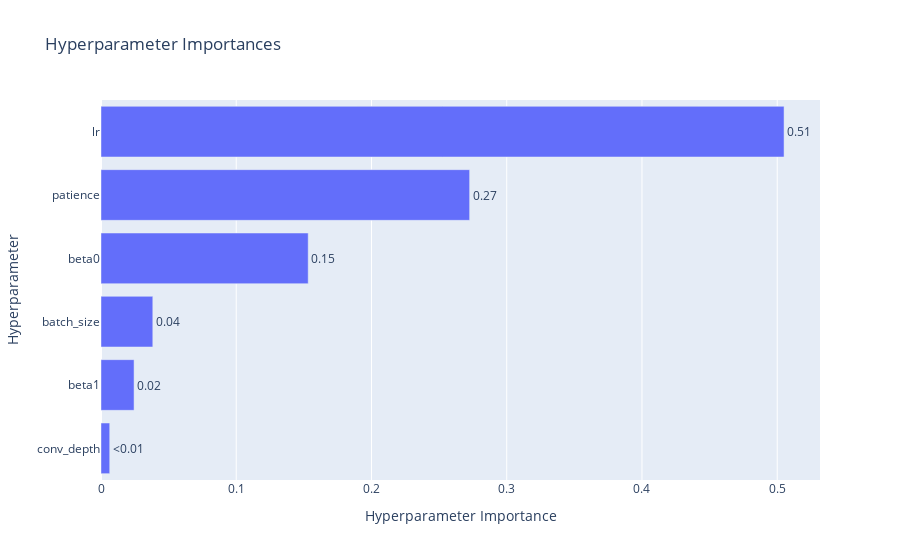
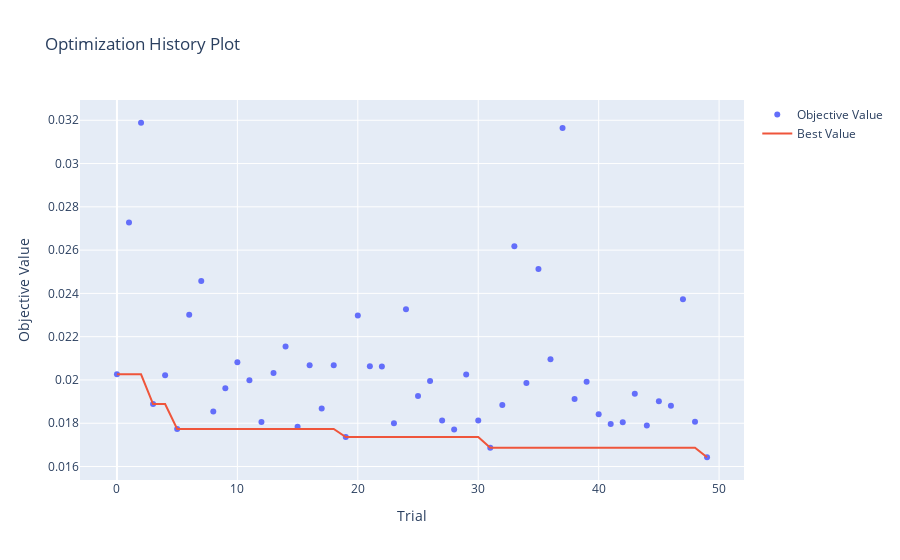
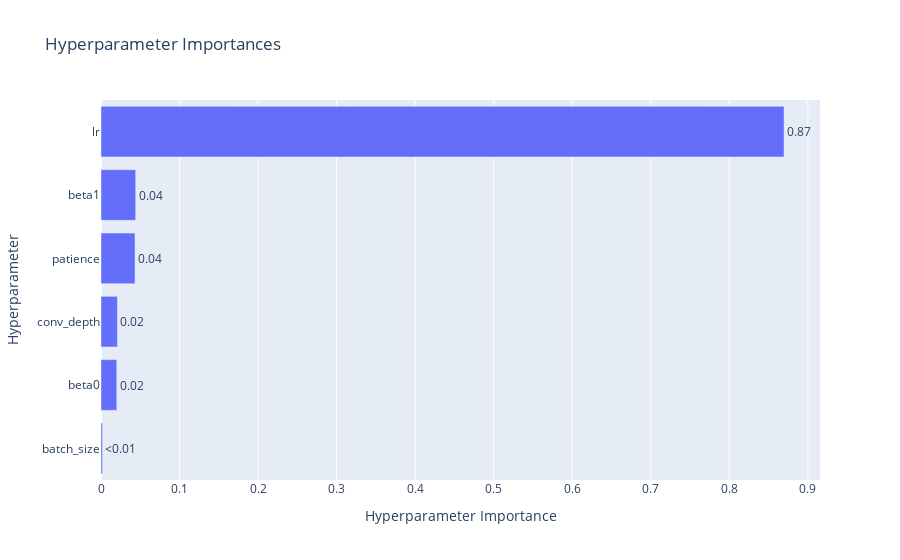
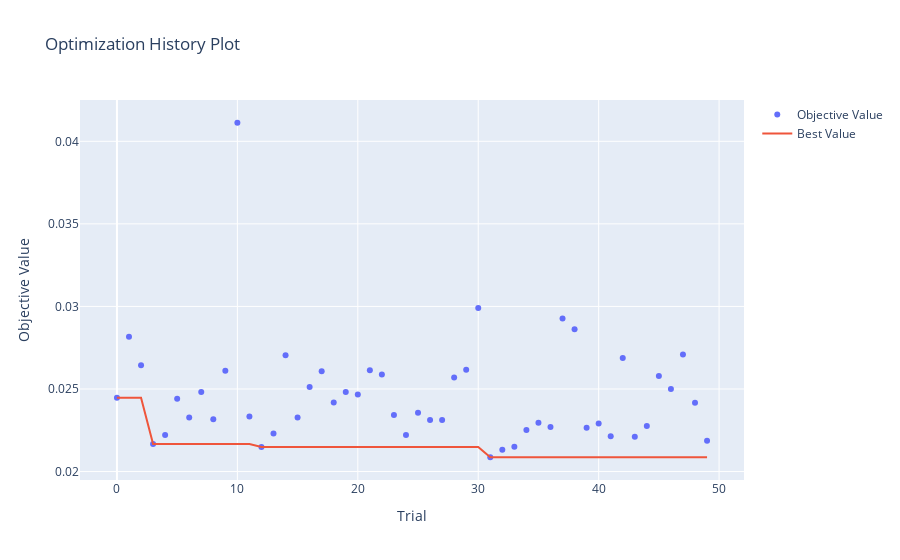

These figures' notebook cell, in order:
### Code cell
mlflow.set_tracking_uri(MLFLOW_DIR / 'mlruns')

mlflow_results = {}
optuna_results = defaultdict(dict)

for confluence_group_name, _ in DATA_GROUPING.items():
    ## Access relevant optimization result and logs by confluence
    experiment_name = f'FNet_optimize_{confluence_group_name}'
    experiment = mlflow.get_experiment_by_name(experiment_name)
    mlflow_results[confluence_group_name] = mlflow.search_runs(experiment_ids=[experiment.experiment_id])
    
    for channel_name in TARGET_CHANNEL_NAMES:
        optuna_study_path = OPTUNA_JOBLIB_DIR / f"FNet_optimize_{channel_name}_{confluence_group_name}.joblib"
        study = joblib.load(optuna_study_path)
        optuna_results[confluence_group_name][channel_name] = study

        print(f"Optuna study {channel_name} {confluence_group_name}:")
        plot_param_importances(study).show()
        plot_optimization_history(study).show()

### Figure 1 — Plotly figure (JSON) as saved in the notebook; plotly's stock layout.template omitted (floating-point values rounded to 4 significant figures)
{"data": [{"cliponaxis": false, "hovertemplate": ["conv_depth (IntDistribution): 0.006447907870825368<extra></extra>", "beta1 (FloatDistribution): 0.024441032144215686<extra></extra>", "batch_size (IntDistribution): 0.0383022589970255<extra></extra>", "beta0 (FloatDistribution): 0.15319430363987765<extra></extra>", "patience (IntDistribution): 0.2725672762868102<extra></extra>", "lr (FloatDistribution): 0.5050472210612454<extra></extra>"], "name": "Objective Value", "orientation": "h", "text": ["<0.01", "0.02", "0.04", "0.15", "0.27", "0.51"], "textposition": "outside", "type": "bar", "x": [0.006448, 0.02444, 0.0383, 0.1532, 0.2726, 0.505], "y": ["conv_depth", "beta1", "batch_size", "beta0", "patience", "lr"]}], "layout": {"title": {"text": "Hyperparameter Importances"}, "xaxis": {"title": {"text": "Hyperparameter Importance"}}, "yaxis": {"title": {"text": "Hyperparameter"}}}}

### Figure 2 — Plotly figure (JSON) as saved in the notebook; plotly's stock layout.template omitted (floating-point values rounded to 4 significant figures)
{"data": [{"mode": "markers", "name": "Objective Value", "type": "scatter", "x": [0, 1, 2, 3, 4, 5, 6, 7, 8, 9, 10, 11, 12, 13, 14, 15, 16, 17, 18, 19, 20, 21, 22, 23, 24, 25, 26, 27, 28, 29, 30, 31, 32, 33, 34, 35, 36, 37, 38, 39, 40, 41, 42, 43, 44, 45, 46, 47, 48, 49], "y": [0.02026, 0.02728, 0.03189, 0.01889, 0.02022, 0.01773, 0.02301, 0.02457, 0.01855, 0.01962, 0.02082, 0.01999, 0.01806, 0.02032, 0.02155, 0.01784, 0.02067, 0.01868, 0.02068, 0.01736, 0.02297, 0.02064, 0.02062, 0.018, 0.02327, 0.01926, 0.01995, 0.01813, 0.01771, 0.02025, 0.01812, 0.01687, 0.01884, 0.02617, 0.01985, 0.02513, 0.02096, 0.03164, 0.01912, 0.01992, 0.01842, 0.01797, 0.01805, 0.01936, 0.01789, 0.01901, 0.01881, 0.02373, 0.01807, 0.01643]}, {"mode": "lines", "name": "Best Value", "type": "scatter", "x": [0, 1, 2, 3, 4, 5, 6, 7, 8, 9, 10, 11, 12, 13, 14, 15, 16, 17, 18, 19, 20, 21, 22, 23, 24, 25, 26, 27, 28, 29, 30, 31, 32, 33, 34, 35, 36, 37, 38, 39, 40, 41, 42, 43, 44, 45, 46, 47, 48, 49], "y": [0.02026, 0.02026, 0.02026, 0.01889, 0.01889, 0.01773, 0.01773, 0.01773, 0.01773, 0.01773, 0.01773, 0.01773, 0.01773, 0.01773, 0.01773, 0.01773, 0.01773, 0.01773, 0.01773, 0.01736, 0.01736, 0.01736, 0.01736, 0.01736, 0.01736, 0.01736, 0.01736, 0.01736, 0.01736, 0.01736, 0.01736, 0.01687, 0.01687, 0.01687, 0.01687, 0.01687, 0.01687, 0.01687, 0.01687, 0.01687, 0.01687, 0.01687, 0.01687, 0.01687, 0.01687, 0.01687, 0.01687, 0.01687, 0.01687, 0.01643]}, {"marker": {"color": "#cccccc"}, "mode": "markers", "name": "Infeasible Trial", "showlegend": false, "type": "scatter", "x": [], "y": []}], "layout": {"title": {"text": "Optimization History Plot"}, "xaxis": {"title": {"text": "Trial"}}, "yaxis": {"title": {"text": "Objective Value"}}}}

### Figure 3 — Plotly figure (JSON) as saved in the notebook; plotly's stock layout.template omitted (floating-point values rounded to 4 significant figures)
{"data": [{"cliponaxis": false, "hovertemplate": ["batch_size (IntDistribution): 0.0018658014969788986<extra></extra>", "beta0 (FloatDistribution): 0.020114885820131687<extra></extra>", "conv_depth (IntDistribution): 0.02089649938440658<extra></extra>", "patience (IntDistribution): 0.04328593976698914<extra></extra>", "beta1 (FloatDistribution): 0.04413812571044736<extra></extra>", "lr (FloatDistribution): 0.8696987478210464<extra></extra>"], "name": "Objective Value", "orientation": "h", "text": ["<0.01", "0.02", "0.02", "0.04", "0.04", "0.87"], "textposition": "outside", "type": "bar", "x": [0.001866, 0.02011, 0.0209, 0.04329, 0.04414, 0.8697], "y": ["batch_size", "beta0", "conv_depth", "patience", "beta1", "lr"]}], "layout": {"title": {"text": "Hyperparameter Importances"}, "xaxis": {"title": {"text": "Hyperparameter Importance"}}, "yaxis": {"title": {"text": "Hyperparameter"}}}}

### Figure 4 — Plotly figure (JSON) as saved in the notebook; plotly's stock layout.template omitted (floating-point values rounded to 4 significant figures)
{"data": [{"mode": "markers", "name": "Objective Value", "type": "scatter", "x": [0, 1, 2, 3, 4, 5, 6, 7, 8, 9, 10, 11, 12, 13, 14, 15, 16, 17, 18, 19, 20, 21, 22, 23, 24, 25, 26, 27, 28, 29, 30, 31, 32, 33, 34, 35, 36, 37, 38, 39, 40, 41, 42, 43, 44, 45, 46, 47, 48, 49], "y": [0.02447, 0.02817, 0.02644, 0.02166, 0.02221, 0.02441, 0.02327, 0.02482, 0.02317, 0.0261, 0.04112, 0.02334, 0.02148, 0.02231, 0.02705, 0.02327, 0.02513, 0.02608, 0.02418, 0.02482, 0.02467, 0.02613, 0.02588, 0.02343, 0.02221, 0.02357, 0.02313, 0.02313, 0.02569, 0.02617, 0.0299, 0.02087, 0.02132, 0.0215, 0.02251, 0.02296, 0.0227, 0.02927, 0.02862, 0.02265, 0.02291, 0.02214, 0.02687, 0.02211, 0.02276, 0.02579, 0.02499, 0.02709, 0.02417, 0.02186]}, {"mode": "lines", "name": "Best Value", "type": "scatter", "x": [0, 1, 2, 3, 4, 5, 6, 7, 8, 9, 10, 11, 12, 13, 14, 15, 16, 17, 18, 19, 20, 21, 22, 23, 24, 25, 26, 27, 28, 29, 30, 31, 32, 33, 34, 35, 36, 37, 38, 39, 40, 41, 42, 43, 44, 45, 46, 47, 48, 49], "y": [0.02447, 0.02447, 0.02447, 0.02166, 0.02166, 0.02166, 0.02166, 0.02166, 0.02166, 0.02166, 0.02166, 0.02166, 0.02148, 0.02148, 0.02148, 0.02148, 0.02148, 0.02148, 0.02148, 0.02148, 0.02148, 0.02148, 0.02148, 0.02148, 0.02148, 0.02148, 0.02148, 0.02148, 0.02148, 0.02148, 0.02148, 0.02087, 0.02087, 0.02087, 0.02087, 0.02087, 0.02087, 0.02087, 0.02087, 0.02087, 0.02087, 0.02087, 0.02087, 0.02087, 0.02087, 0.02087, 0.02087, 0.02087, 0.02087, 0.02087]}, {"marker": {"color": "#cccccc"}, "mode": "markers", "name": "Infeasible Trial", "showlegend": false, "type": "scatter", "x": [], "y": []}], "layout": {"title": {"text": "Optimization History Plot"}, "xaxis": {"title": {"text": "Trial"}}, "yaxis": {"title": {"text": "Objective Value"}}}}
